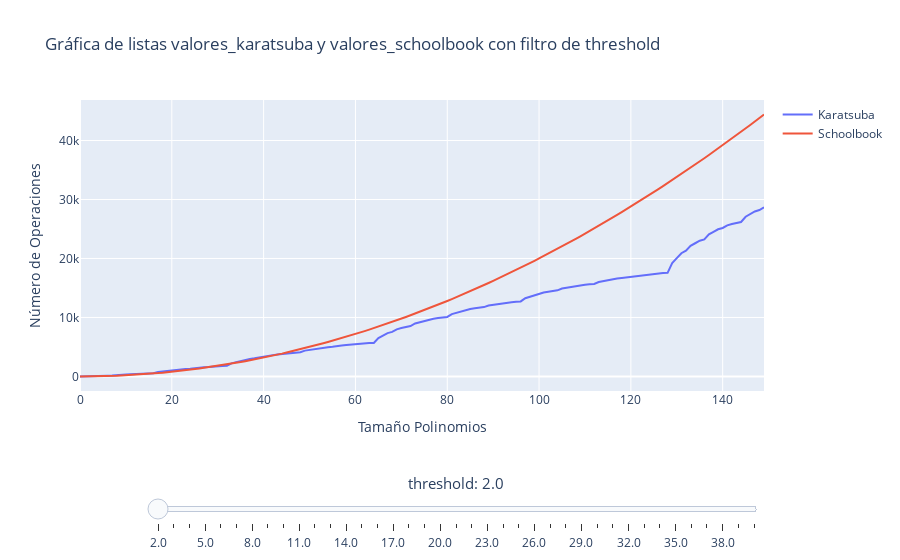

Notebook source saved alongside this figure:
### Code cell
graficar_listas_threshold(tam_poli=150, 
                        max_threshold_range=40, 
                        verbose=True)

# 50s aprox

### Figure 1 — Plotly figure (JSON) as saved in the notebook; plotly's stock layout.template omitted (floating-point values rounded to 4 significant figures; data arrays with more than 128 entries replaced by an {"elided": "..."} marker saying what was removed)
{"data": [{"mode": "lines", "name": "Karatsuba", "type": "scatter", "x": {"elided": "150 int values"}, "y": {"elided": "151 int values"}}, {"mode": "lines", "name": "Schoolbook", "type": "scatter", "x": {"elided": "150 int values"}, "y": {"elided": "151 int values"}}], "layout": {"sliders": [{"currentvalue": {"font": {"size": 15}, "prefix": "threshold: ", "visible": true, "xanchor": "center"}, "len": 0.9, "steps": [{"args": [["2.0"], {"frame": {"duration": 100, "redraw": true}, "mode": "immediate", "transition": {"duration": 0}}], "label": "2.0", "method": "animate"}, {"args": [["3.0"], {"frame": {"duration": 100, "redraw": true}, "mode": "immediate", "transition": {"duration": 0}}], "label": "3.0", "method": "animate"}, {"args": [["4.0"], {"frame": {"duration": 100, "redraw": true}, "mode": "immediate", "transition": {"duration": 0}}], "label": "4.0", "method": "animate"}, {"args": [["5.0"], {"frame": {"duration": 100, "redraw": true}, "mode": "immediate", "transition": {"duration": 0}}], "label": "5.0", "method": "animate"}, {"args": [["6.0"], {"frame": {"duration": 100, "redraw": true}, "mode": "immediate", "transition": {"duration": 0}}], "label": "6.0", "method": "animate"}, {"args": [["7.0"], {"frame": {"duration": 100, "redraw": true}, "mode": "immediate", "transition": {"duration": 0}}], "label": "7.0", "method": "animate"}, {"args": [["8.0"], {"frame": {"duration": 100, "redraw": true}, "mode": "immediate", "transition": {"duration": 0}}], "label": "8.0", "method": "animate"}, {"args": [["9.0"], {"frame": {"duration": 100, "redraw": true}, "mode": "immediate", "transition": {"duration": 0}}], "label": "9.0", "method": "animate"}, {"args": [["10.0"], {"frame": {"duration": 100, "redraw": true}, "mode": "immediate", "transition": {"duration": 0}}], "label": "10.0", "method": "animate"}, {"args": [["11.0"], {"frame": {"duration": 100, "redraw": true}, "mode": "immediate", "transition": {"duration": 0}}], "label": "11.0", "method": "animate"}, {"args": [["12.0"], {"frame": {"duration": 100, "redraw": true}, "mode": "immediate", "transition": {"duration": 0}}], "label": "12.0", "method": "animate"}, {"args": [["13.0"], {"frame": {"duration": 100, "redraw": true}, "mode": "immediate", "transition": {"duration": 0}}], "label": "13.0", "method": "animate"}, {"args": [["14.0"], {"frame": {"duration": 100, "redraw": true}, "mode": "immediate", "transition": {"duration": 0}}], "label": "14.0", "method": "animate"}, {"args": [["15.0"], {"frame": {"duration": 100, "redraw": true}, "mode": "immediate", "transition": {"duration": 0}}], "label": "15.0", "method": "animate"}, {"args": [["16.0"], {"frame": {"duration": 100, "redraw": true}, "mode": "immediate", "transition": {"duration": 0}}], "label": "16.0", "method": "animate"}, {"args": [["17.0"], {"frame": {"duration": 100, "redraw": true}, "mode": "immediate", "transition": {"duration": 0}}], "label": "17.0", "method": "animate"}, {"args": [["18.0"], {"frame": {"duration": 100, "redraw": true}, "mode": "immediate", "transition": {"duration": 0}}], "label": "18.0", "method": "animate"}, {"args": [["19.0"], {"frame": {"duration": 100, "redraw": true}, "mode": "immediate", "transition": {"duration": 0}}], "label": "19.0", "method": "animate"}, {"args": [["20.0"], {"frame": {"duration": 100, "redraw": true}, "mode": "immediate", "transition": {"duration": 0}}], "label": "20.0", "method": "animate"}, {"args": [["21.0"], {"frame": {"duration": 100, "redraw": true}, "mode": "immediate", "transition": {"duration": 0}}], "label": "21.0", "method": "animate"}, {"args": [["22.0"], {"frame": {"duration": 100, "redraw": true}, "mode": "immediate", "transition": {"duration": 0}}], "label": "22.0", "method": "animate"}, {"args": [["23.0"], {"frame": {"duration": 100, "redraw": true}, "mode": "immediate", "transition": {"duration": 0}}], "label": "23.0", "method": "animate"}, {"args": [["24.0"], {"frame": {"duration": 100, "redraw": true}, "mode": "immediate", "transition": {"duration": 0}}], "label": "24.0", "method": "animate"}, {"args": [["25.0"], {"frame": {"duration": 100, "redraw": true}, "mode": "immediate", "transition": {"duration": 0}}], "label": "25.0", "method": "animate"}, {"args": [["26.0"], {"frame": {"duration": 100, "redraw": true}, "mode": "immediate", "transition": {"duration": 0}}], "label": "26.0", "method": "animate"}, {"args": [["27.0"], {"frame": {"duration": 100, "redraw": true}, "mode": "immediate", "transition": {"duration": 0}}], "label": "27.0", "method": "animate"}, {"args": [["28.0"], {"frame": {"duration": 100, "redraw": true}, "mode": "immediate", "transition": {"duration": 0}}], "label": "28.0", "method": "animate"}, {"args": [["29.0"], {"frame": {"duration": 100, "redraw": true}, "mode": "immediate", "transition": {"duration": 0}}], "label": "29.0", "method": "animate"}, {"args": [["30.0"], {"frame": {"duration": 100, "redraw": true}, "mode": "immediate", "transition": {"duration": 0}}], "label": "30.0", "method": "animate"}, {"args": [["31.0"], {"frame": {"duration": 100, "redraw": true}, "mode": "immediate", "transition": {"duration": 0}}], "label": "31.0", "method": "animate"}, {"args": [["32.0"], {"frame": {"duration": 100, "redraw": true}, "mode": "immediate", "transition": {"duration": 0}}], "label": "32.0", "method": "animate"}, {"args": [["33.0"], {"frame": {"duration": 100, "redraw": true}, "mode": "immediate", "transition": {"duration": 0}}], "label": "33.0", "method": "animate"}, {"args": [["34.0"], {"frame": {"duration": 100, "redraw": true}, "mode": "immediate", "transition": {"duration": 0}}], "label": "34.0", "method": "animate"}, {"args": [["35.0"], {"frame": {"duration": 100, "redraw": true}, "mode": "immediate", "transition": {"duration": 0}}], "label": "35.0", "method": "animate"}, {"args": [["36.0"], {"frame": {"duration": 100, "redraw": true}, "mode": "immediate", "transition": {"duration": 0}}], "label": "36.0", "method": "animate"}, {"args": [["37.0"], {"frame": {"duration": 100, "redraw": true}, "mode": "immediate", "transition": {"duration": 0}}], "label": "37.0", "method": "animate"}, {"args": [["38.0"], {"frame": {"duration": 100, "redraw": true}, "mode": "immediate", "transition": {"duration": 0}}], "label": "38.0", "method": "animate"}, {"args": [["39.0"], {"frame": {"duration": 100, "redraw": true}, "mode": "immediate", "transition": {"duration": 0}}], "label": "39.0", "method": "animate"}, {"args": [["40.0"], {"frame": {"duration": 100, "redraw": true}, "mode": "immediate", "transition": {"duration": 0}}], "label": "40.0", "method": "animate"}], "transition": {"duration": 0}, "x": 0.1, "y": -0.2}], "title": {"text": "Gráfica de listas valores_karatsuba y valores_schoolbook con filtro de threshold"}, "xaxis": {"title": {"text": "Tamaño Polinomios"}}, "yaxis": {"title": {"text": "Número de Operaciones"}}}}
